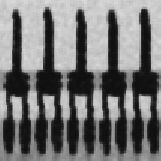
#> input picture Final evaluaton/Picture's effect/e.jpg, 161 x 161 px, found by its file name
$ jupyter execute --allow-errors SpatialSmoothing3.ipynb
#> lines starting #> are read from the running program, lines starting #| are printed output that depends on the picture
[cell 1]
import cv2
import numpy as np
from matplotlib import pyplot as plt

## Load Image

[cell 2]
img3_jpg = cv2.imread('e.jpg')
#> img3_jpg is the input picture: shape (161, 161, 3); min 5, max 223, mean 114.5
img3_jpg = cv2.cvtColor(img3_jpg, cv2.COLOR_BGR2RGB)

img3_png = cv2.imread('t.png')
#> (the rest of this cell did not finish here and is left out)

# Low pass filter

### Blur

[cell 3]
blur_jpg = cv2.blur(img3_jpg, (13,13))
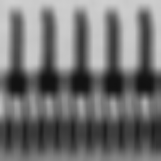
#> blur_jpg: shape (161, 161, 3); min 17, max 208, mean 114.3

#> (the rest of this cell did not finish here and is left out)

### Gaussian Blur

[cell 4]
gBlur_jpg = cv2.GaussianBlur (img3_jpg, (13,13), 0)
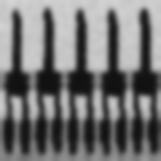
#> gBlur_jpg: shape (161, 161, 3); min 17, max 213, mean 114.4

#> (the rest of this cell did not finish here and is left out)

### median filter

[cell 5]
median_jpg = cv2.medianBlur(img3_jpg, 13)
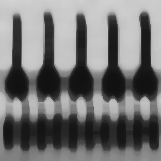
#> median_jpg: shape (161, 161, 3); min 17, max 212, mean 114.3

#> (the rest of this cell did not finish here and is left out)

### Bilateral Filter

[cell 6]
bilateral_jpg = cv2.bilateralFilter(img3_jpg, 13, 75, 75)

#> (the rest of this cell did not finish here and is left out)

[cell 7]
titles3_jpg = ['Original Image', 'Blur', 'GaussianBlur', 'Median Filter', 'Bilateral Filter']
images3_jpg = [img3_jpg, blur_jpg, gBlur_jpg, median_jpg, bilateral_jpg]

[cell 8]
for i in range(5):
    plt.subplot(3, 2, i+1), plt.imshow(images3_jpg[i], 'gray')
    plt.title(titles3_jpg[i])
    plt.xticks([]), plt.yticks([])

fig = plt.gcf()
fig.set_size_inches(12.5, 7.5)
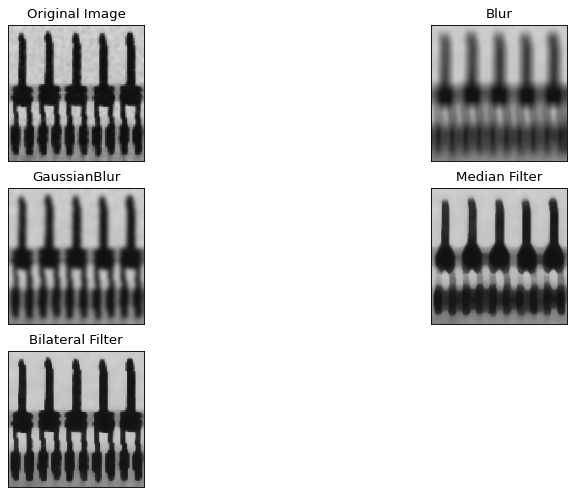
#> figure drawn by matplotlib, 5 panels

$ run again, with Final evaluaton/Picture's effect/fe.jpg copied over Final evaluaton/Picture's effect/e.jpg
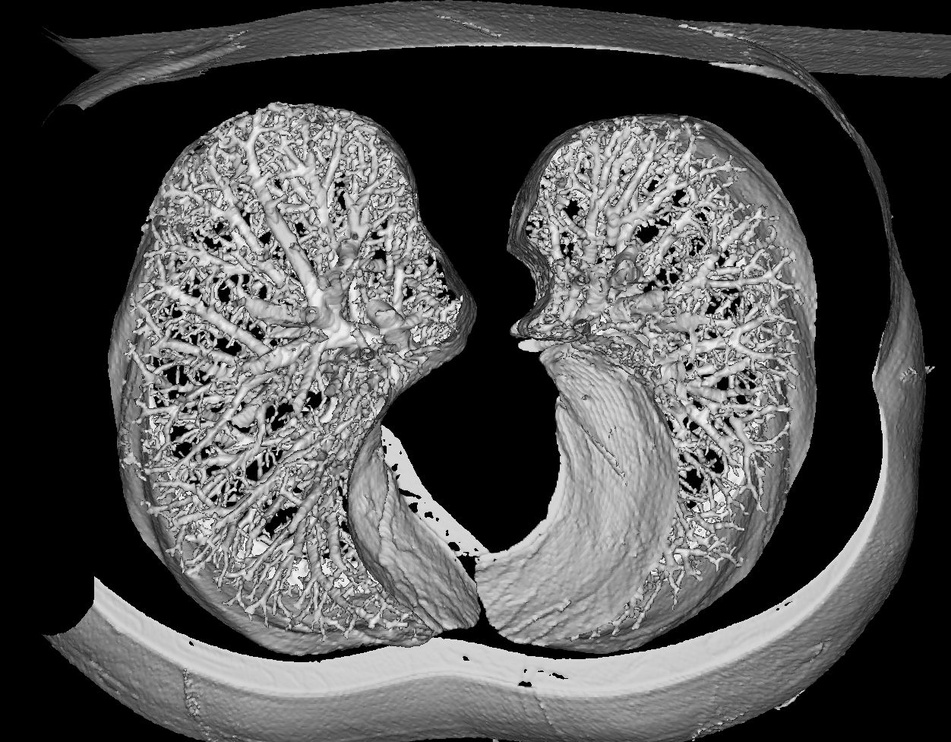
#> input picture Final evaluaton/Picture's effect/fe.jpg, 951 x 742 px, shrunk from 1252 x 976 before the run, found by its file name
#> img3_jpg is the input picture: shape (742, 951, 3); min 0, max 255, mean 80.5
#> `gBlur_jpg = cv2.GaussianBlur (img3_jpg, (13,13), 0)`:
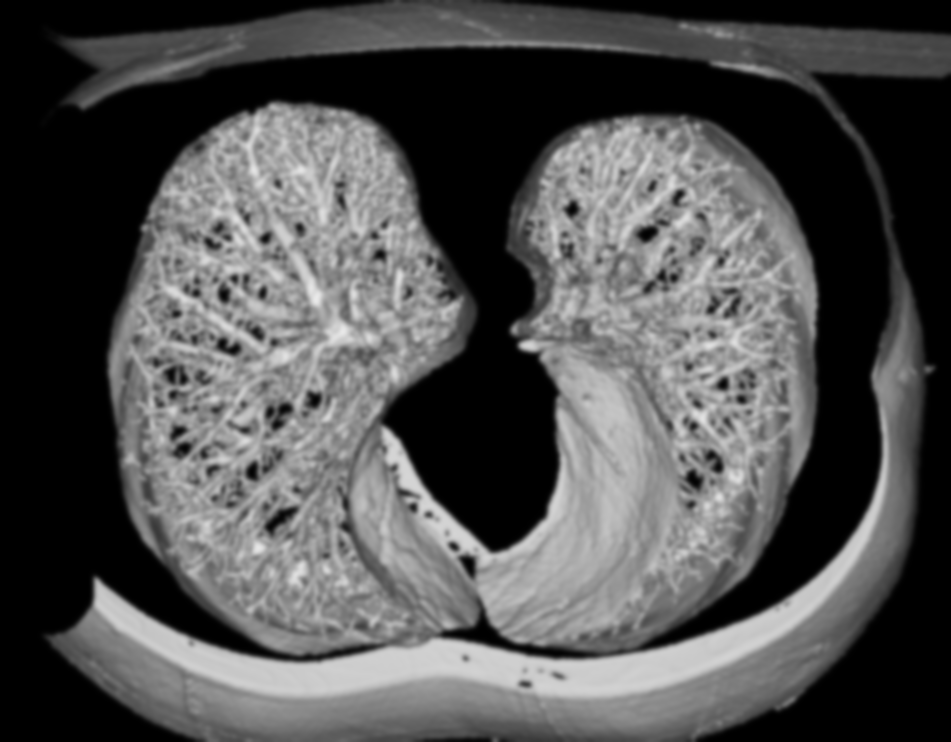
#> gBlur_jpg: shape (742, 951, 3); min 0, max 233, mean 80.5
#> `median_jpg = cv2.medianBlur(img3_jpg, 13)`:
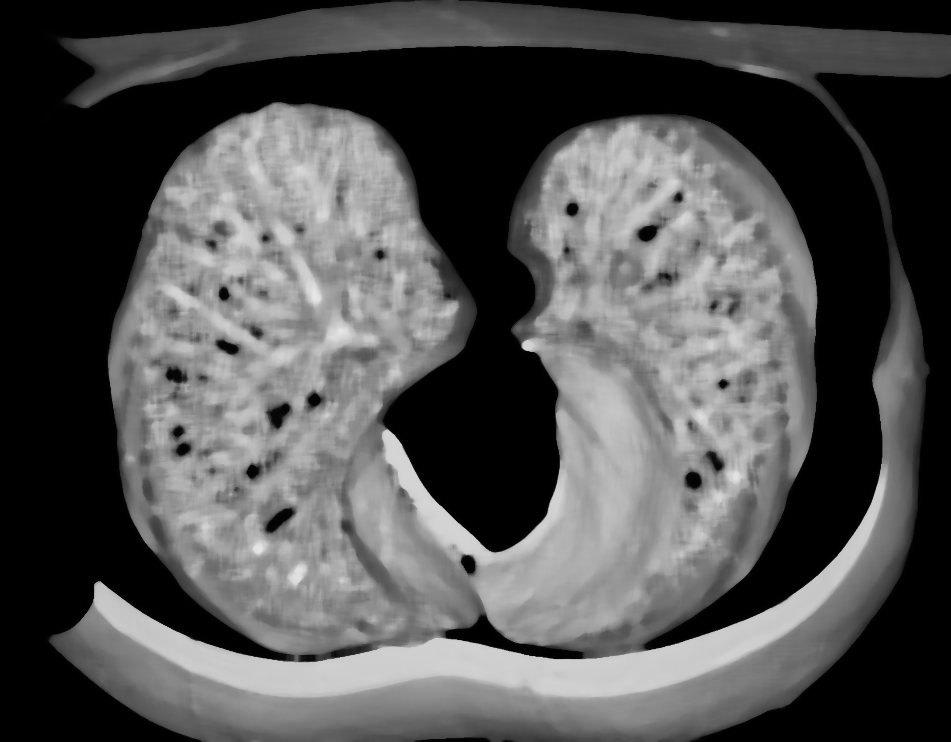
#> median_jpg: shape (742, 951, 3); min 0, max 230, mean 81.6
